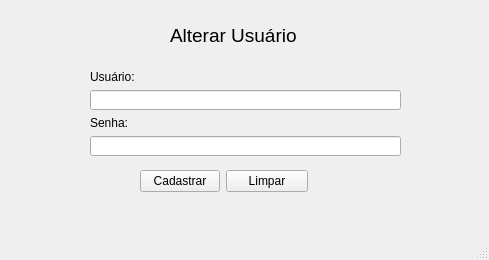
<?xml version="1.0" encoding="UTF-8"?>
<ui version="4.0">
 <class>FormAlterarUsuario</class>
 <widget class="QMainWindow" name="FormAlterarUsuario">
  <property name="geometry">
   <rect>
    <x>0</x>
    <y>0</y>
    <width>489</width>
    <height>260</height>
   </rect>
  </property>
  <property name="windowTitle">
   <string>Alterar Usuário</string>
  </property>
  <property name="windowIcon">
   <iconset>
    <normaloff>../../img/cadastrar usuario 2.png</normaloff>../../img/cadastrar usuario 2.png</iconset>
  </property>
  <widget class="QWidget" name="centralwidget">
   <widget class="QLabel" name="label">
    <property name="geometry">
     <rect>
      <x>170</x>
      <y>20</y>
      <width>141</width>
      <height>31</height>
     </rect>
    </property>
    <property name="font">
     <font>
      <pointsize>14</pointsize>
     </font>
    </property>
    <property name="text">
     <string>Alterar Usuário</string>
    </property>
   </widget>
   <widget class="QWidget" name="layoutWidget">
    <property name="geometry">
     <rect>
      <x>140</x>
      <y>170</y>
      <width>168</width>
      <height>35</height>
     </rect>
    </property>
    <layout class="QFormLayout" name="formLayout">
     <item row="0" column="0">
      <widget class="QPushButton" name="btnSalvar">
       <property name="text">
        <string>Cadastrar</string>
       </property>
       <property name="icon">
        <iconset>
         <normaloff>../../img/salvar usuario.png</normaloff>../../img/salvar usuario.png</iconset>
       </property>
       <property name="iconSize">
        <size>
         <width>25</width>
         <height>25</height>
        </size>
       </property>
      </widget>
     </item>
     <item row="0" column="1">
      <widget class="QPushButton" name="btnLimpar">
       <property name="text">
        <string>Limpar</string>
       </property>
       <property name="icon">
        <iconset>
         <normaloff>../../img/borracha.png</normaloff>../../img/borracha.png</iconset>
       </property>
       <property name="iconSize">
        <size>
         <width>25</width>
         <height>25</height>
        </size>
       </property>
      </widget>
     </item>
    </layout>
   </widget>
   <widget class="QWidget" name="layoutWidget">
    <property name="geometry">
     <rect>
      <x>90</x>
      <y>70</y>
      <width>311</width>
      <height>86</height>
     </rect>
    </property>
    <layout class="QVBoxLayout" name="verticalLayout">
     <item>
      <widget class="QLabel" name="labelUsuario">
       <property name="text">
        <string>Usuário:</string>
       </property>
      </widget>
     </item>
     <item>
      <widget class="QLineEdit" name="editUsuario">
       <property name="inputMask">
        <string/>
       </property>
       <property name="echoMode">
        <enum>QLineEdit::Normal</enum>
       </property>
      </widget>
     </item>
     <item>
      <widget class="QLabel" name="labelSenha">
       <property name="text">
        <string>Senha:</string>
       </property>
      </widget>
     </item>
     <item>
      <widget class="QLineEdit" name="editSenha">
       <property name="inputMask">
        <string/>
       </property>
       <property name="echoMode">
        <enum>QLineEdit::Password</enum>
       </property>
      </widget>
     </item>
    </layout>
   </widget>
  </widget>
  <widget class="QStatusBar" name="statusbar"/>
 </widget>
 <tabstops>
  <tabstop>editUsuario</tabstop>
  <tabstop>btnSalvar</tabstop>
  <tabstop>btnLimpar</tabstop>
 </tabstops>
 <resources/>
 <connections>
  <connection>
   <sender>btnLimpar</sender>
   <signal>clicked()</signal>
   <receiver>editUsuario</receiver>
   <slot>clear()</slot>
   <hints>
    <hint type="sourcelabel">
     <x>264</x>
     <y>156</y>
    </hint>
    <hint type="destinationlabel">
     <x>259</x>
     <y>88</y>
    </hint>
   </hints>
  </connection>
 </connections>
</ui>
